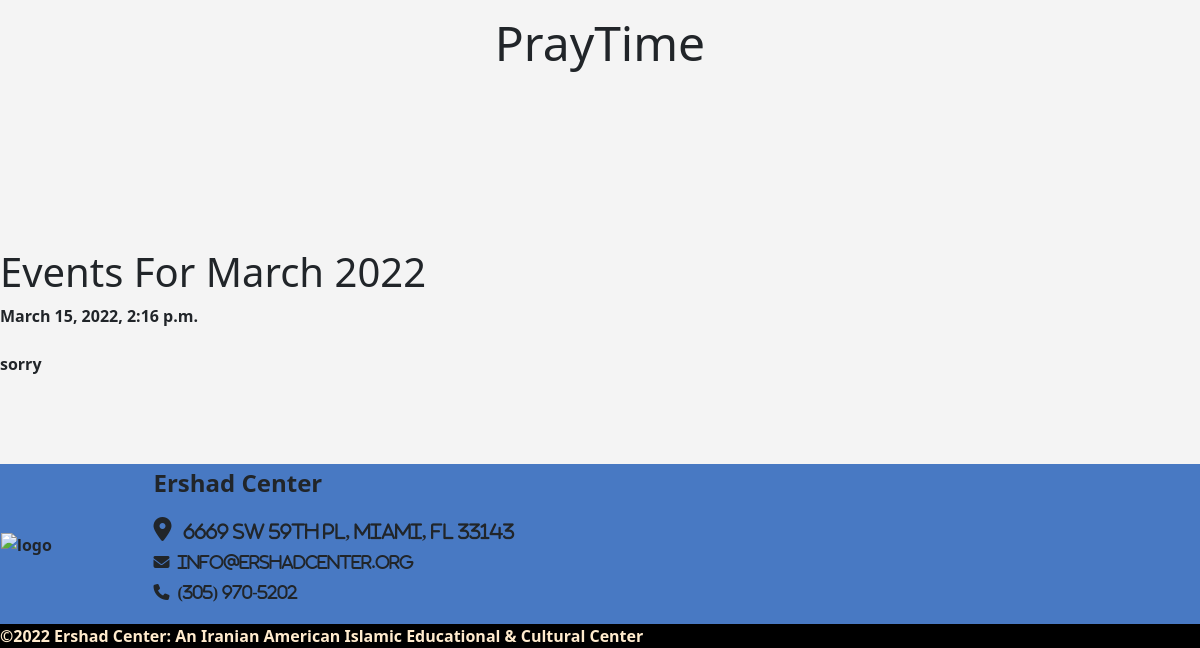
The app's page / (lower part), older data.
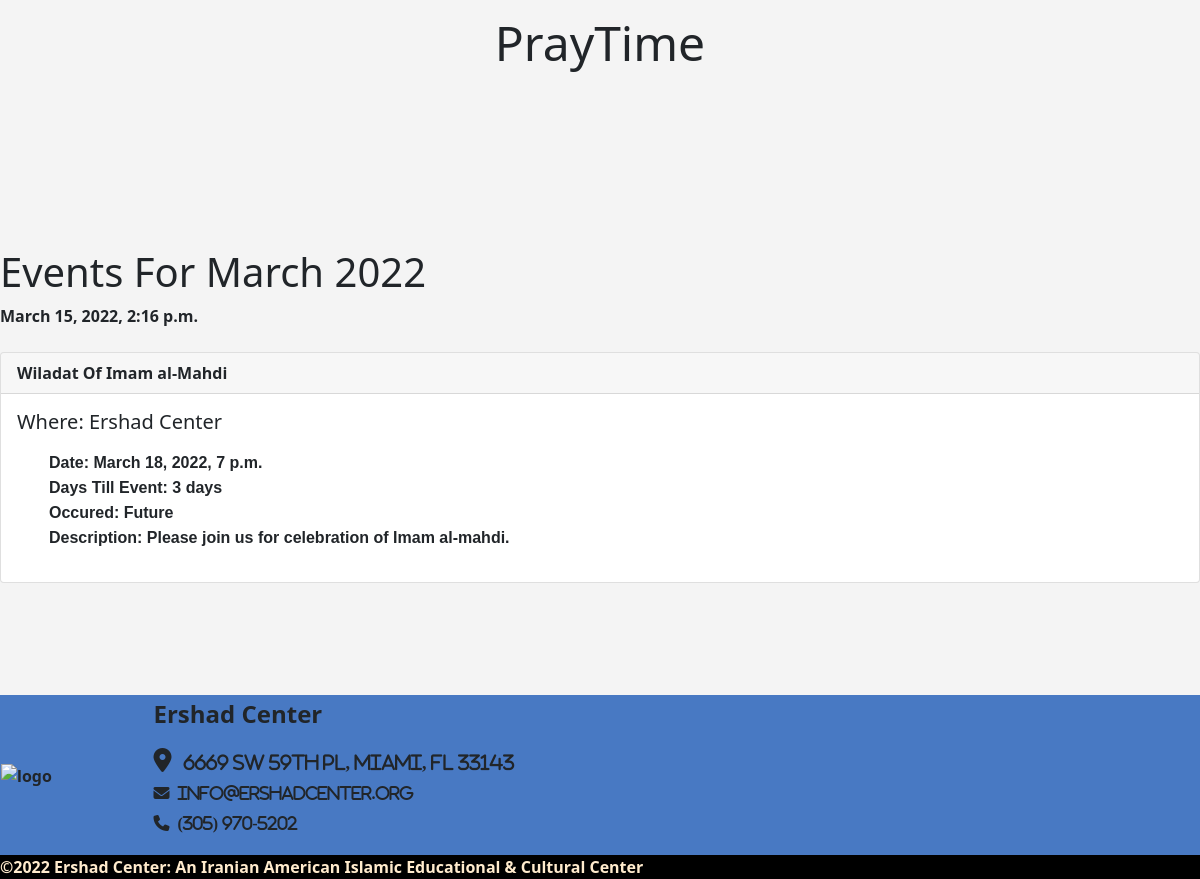
The same page, newer data.
### events/models.py (models this page shows)
class Event(models.Model):
    name = models.CharField(' Event Name', max_length=120)
    event_date = models.DateTimeField('Event Date')
    venue = models.ForeignKey(Venue, blank= True,null=True, on_delete=models.CASCADE)
    manager = models.ForeignKey(User, blank=True, null=True, on_delete=models.SET_NULL)
    description = models.TextField(blank=True)
    attendees = models.ManyToManyField(MyUser, blank=True)
    approved = models.BooleanField('Approved', default=False)
    def __str__(self):
        return self.name
    @property
    def Days_till(self):
        today = date.today()
        days_till = self.event_date.date()-today
        days_till_stripped = str(days_till).split(",", 1)[0]
        return days_till_stripped
    @property
    def Is_Past(self):
        today = date.today()
        if self.event_date.date() < today:
            thing = "Past"
        else:
            thing = "Future"
            return thing

class Venue(models.Model):
    name = models.CharField('Venue Name',max_length=120)
    address = models.CharField(max_length=300)
    zip_code = models.CharField('Zip Code', max_length=15)
    phone = models.CharField('Contact Phone', max_length=25, blank=True)
    web = models.URLField('Website Address', blank=True)
    email_address = models.EmailField('Email Address', blank=True)
    owner = models.IntegerField("Venue Ower", blank=False, default=1)
    venue_image = models.ImageField(null=True, blank=True, upload_to="images/")
    def __str__(self):
        return self.name

### events/views.py (the view)
# urls.py: path('', views.home, name="home"),
def home(request, year=datetime.now().year, month=datetime.now().strftime('%B')):
    month = month.capitalize()
    month_number = list(calendar.month_name).index(month)
    month_number = int(month_number)
    cal= HTMLCalendar().formatmonth(
        year,
         month_number)
    now = datetime.now()
    current_year = now.year
    event_list = Event.objects.filter(
		event_date__year = year,
		event_date__month = month_number
		)
    time = now.strftime('%I:%M %p')
    return render(request, 'events/home.html',{
        "now": now,
		"year":year,
        "month":month,
        "month_number":month_number,
        "cal":cal,
        "current_year":current_year,
        "time":time,
		 "event_list": event_list
    })

### events/templates/events/home.html (shortened to what this page needs)
{% extends 'events/index.html' %}
{% block content %}
<center>
  <div class="mid-content" id="background-container"
    style="background-image: url('Ecenter_K1PD0gw.jpg');margin:0;width:100%;height:100%;background-size: cover;background-repeat: no-repeat; background-attachment:scroll;background-position: 100%; ">
    <ul style="background-size: cover;background-attachment: fixed;background-position: 0ex;color: rgb(6, 86, 88);">
      <ol>
        <h5>
          <p class="text-start"><strong>*Celebration of Eids.</p>
      </ol>
    </ul>
  </div>
    <h1 class="display-5">PrayTime</h1></br>
 <div>
    <div id="background" style="background-image: url('https://wallpapercave.com/wp/8TElpjz.jpg') ">
        <br/><br/>
       <br/>
      </div>
    </div>
</div>
  <h1 id="CALENDAR"> Events For {{ month }} {{ year }}</h1>
  {{ now }}
  <br /><br />
  {% if event_list %}
  {% for event in event_list %}
  <div class="card">
    <div class="card-header">
      {{ event }}
    </div>
    <div class="card-body">
      <h5 class="card-title">Where: {{ event.venue }}</h5>
      <p class="card-text">
      <ul>
        <li>Date: {{ event.event_date }} </li></br>
        <li>Days Till Event: {{ event.Days_till }}</li></br>
        <li>Occured: {{ event.Is_Past }}</li></br>
        <li>Description: {{ event.description }} </li></br>
      </ul>
      </p>
    </div>
  </div>
  {% endfor %}
  {% else %}
  sorry
  {% endif %}
  <br /><br />
{% endblock %}

### events/templates/events/index.html (shortened to what this page needs)
<!doctype html>
<html lang="en">
<head>
  <link href="https://cdn.jsdelivr.net/npm/bootstrap@5.1.3/dist/css/bootstrap.min.css" rel="stylesheet"
>
</head>
<body>
  <div class="container">
    {% block content %}
    {% endblock %}
  <footer>
  <div class="Footer">
    <p>
    <table class="table2 table-borderless">
      <tbody>
        <tr>
          <td><img class="tdb-logo-img"
              src="https://static.vecteezy.com/system/resources/previews/000/220/682/original/vector-muslim-festival-design.jpg"
              alt=logo title width="120" height="120"></td>
          <td>
            <p class="font" style="color: var(--textOpacity);
                font-size: 1.5rem;"><strong>Ershad Center </strong>
            <p>
              <i class="fa fa-map-marker" style="font-size: 24px;" aria-hidden="true">&nbsp; <span
                  style="font-size: 18px; line-height: 30px;">6669 SW 59th Pl, Miami, FL 33143</span></i> </br>
              <i class="fa fa-envelope" style="line-height: 30px;" aria-hidden="true">&nbsp; info@ershadcenter.org</i><br />
              <i class="fa fa-phone" style="line-height: 30px;" aria-hidden="true">&nbsp; (305) 970-5202</i>
            </p>
          </td>
      </tbody>
    </table>
  </div>
  <div style="background-color: black;text-emphasis-color: white-space;" bottom-footer">
    <div class="mid-content clearfix">
      <div style="color: blanchedalmond;" class="copy-right">
        ©{{ current_year }} Ershad Center: An Iranian American Islamic Educational & Cultural Center
      </div>
    </div>
  </div>
  </footer>
</body>
</html>

### events/templates/events/index.html (style rules this page uses)
body { background: #f4f4f4; }
table.table2 { width: 100%; background-color: rgba(49, 105, 189, 0.884); height: 1px; }

### events/templates/events/home.html (style rules this page uses)
li { display: inline; font-family: arial; }

Row changes from the older to the newer data that the page shows:
added Event: name "Wiladat Of Imam al-Mahdi", venue "Ershad Center", event_date "March 18, 2022, 7 p.m.", Days_till "3 days", Is_Past "Future", description "Please join us for celebration of Imam al-mahdi."
Text that changed along with them:
text no longer shown: "sorry"
